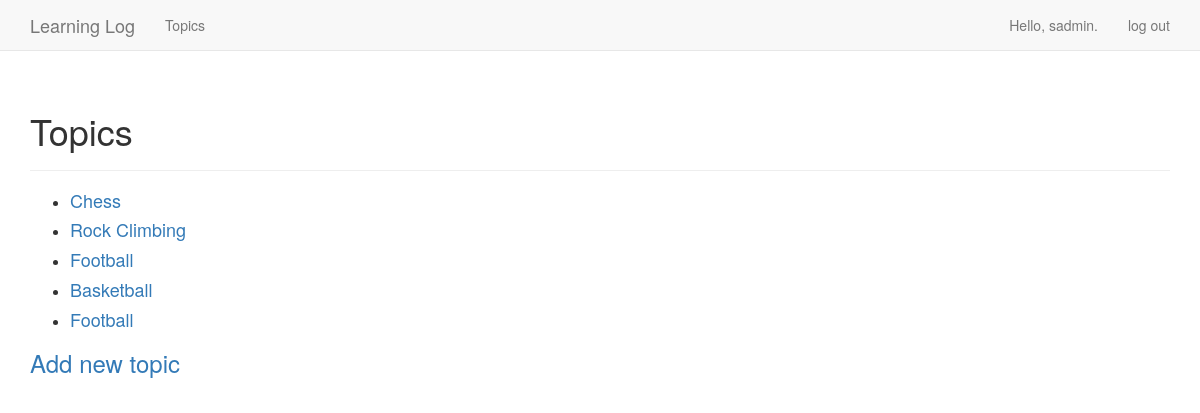
Page /topics/ (signed in) on the earlier database version.
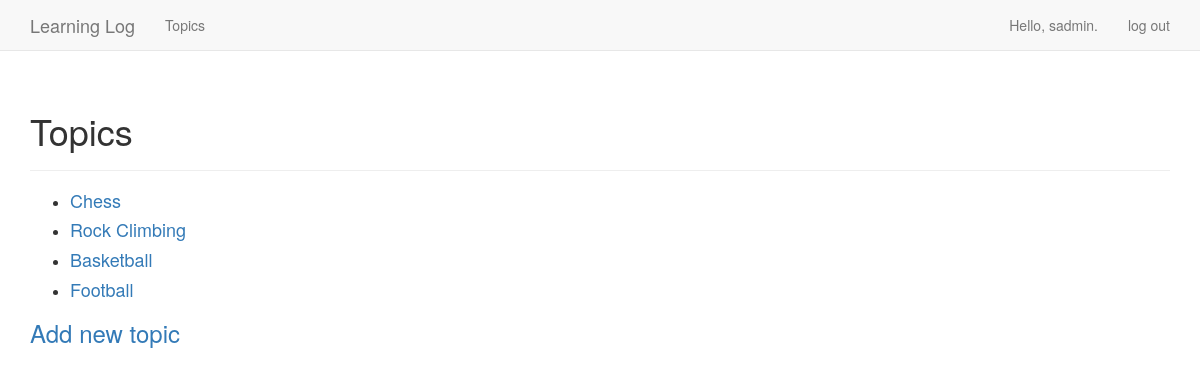
Same page on the later database version.
### learning_logs/models.py (models this page shows)
class Topic(models.Model):
    text = models.CharField(max_length=200)
    date_added = models.DateTimeField(auto_now_add=True)
    owner = models.ForeignKey(User, on_delete=models.CASCADE)
    def __str__(self):
        return self.text

### learning_logs/views.py (the view)
# urls.py: url(r'^topics/$', views.topics, name='topics'),
@login_required
def topics(request):
    topics = Topic.objects.filter(owner=request.user).order_by('date_added')
    context = {'topics': topics}
    return render(request, 'learning_logs/topics.html', context)

### learning_logs/templates/learning_logs/topics.html
{% extends "learning_logs/base.html" %}
{% block header %}
 <h1>Topics</h1>
{% endblock header %}
{% block content %}
<ul>
    {% for topic in topics %}
   <li>
 <h4>
 <a href="{% url 'learning_logs:topic' topic.id %}">{{ topic }}</a>
 </h4>
 </li>
    {% empty %}
    <li>No topics have been added yet.</li>
    {% endfor %}
    </ul>
 <h3><a href="{% url 'learning_logs:new_topic' %}">Add new topic</a></h3>
{% endblock content %}

Differences in the rows shown:
removed Topic: text "Football"
